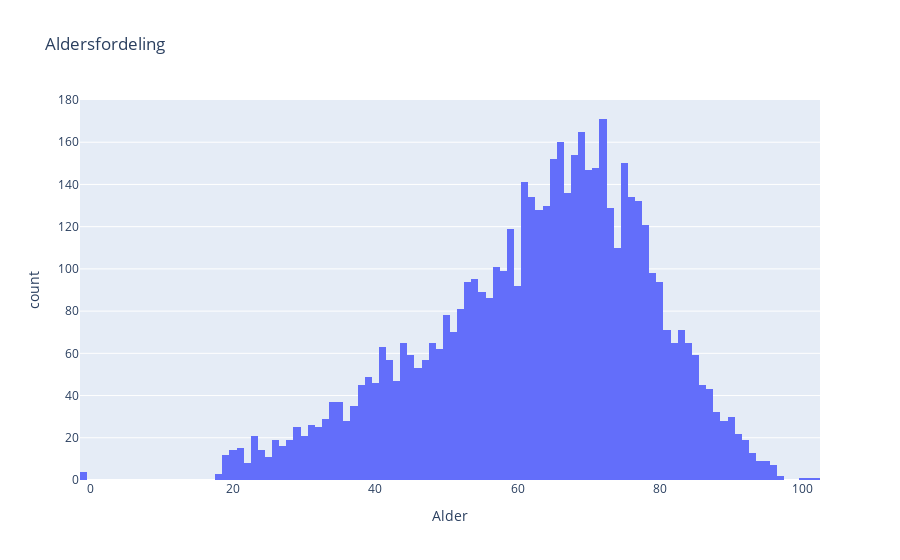

Source (notebook cell):
### Markdown cell above
#### Aldersbaserte sammenhenger

Det kan være nyttig å få en oversikt over aldersfordelingen til pasientene.

Det ser ut som at det er en stor andel pasienter i alderen 60-80 år.

Vi merker oss også at det er en pasient med negativ alder. Denne verdien er bemerkelsesverdig og må tas hensyn til i senere datarydding

### Code cell
figure_alder = px.histogram(X_train, x="alder", title="Aldersfordeling", 
                            labels={"alder": "Alder"}, 
                            nbins=200) 

figure_alder.show()

### Figure 1 — Plotly figure (JSON) as saved in the notebook; plotly's stock layout.template omitted (floating-point values rounded to 4 significant figures; data arrays with more than 128 entries replaced by an {"elided": "..."} marker saying what was removed)
{"data": [{"alignmentgroup": "True", "bingroup": "x", "hovertemplate": "Alder=%{x}<br>count=%{y}<extra></extra>", "legendgroup": "", "marker": {"color": "#636efa", "pattern": {"shape": ""}}, "name": "", "nbinsx": 200, "offsetgroup": "", "orientation": "v", "showlegend": false, "type": "histogram", "x": {"elided": "5418 float values"}, "xaxis": "x", "yaxis": "y"}], "layout": {"barmode": "relative", "legend": {"tracegroupgap": 0}, "title": {"text": "Aldersfordeling"}, "xaxis": {"anchor": "y", "domain": [0, 1], "title": {"text": "Alder"}}, "yaxis": {"anchor": "x", "domain": [0, 1], "title": {"text": "count"}}}}
